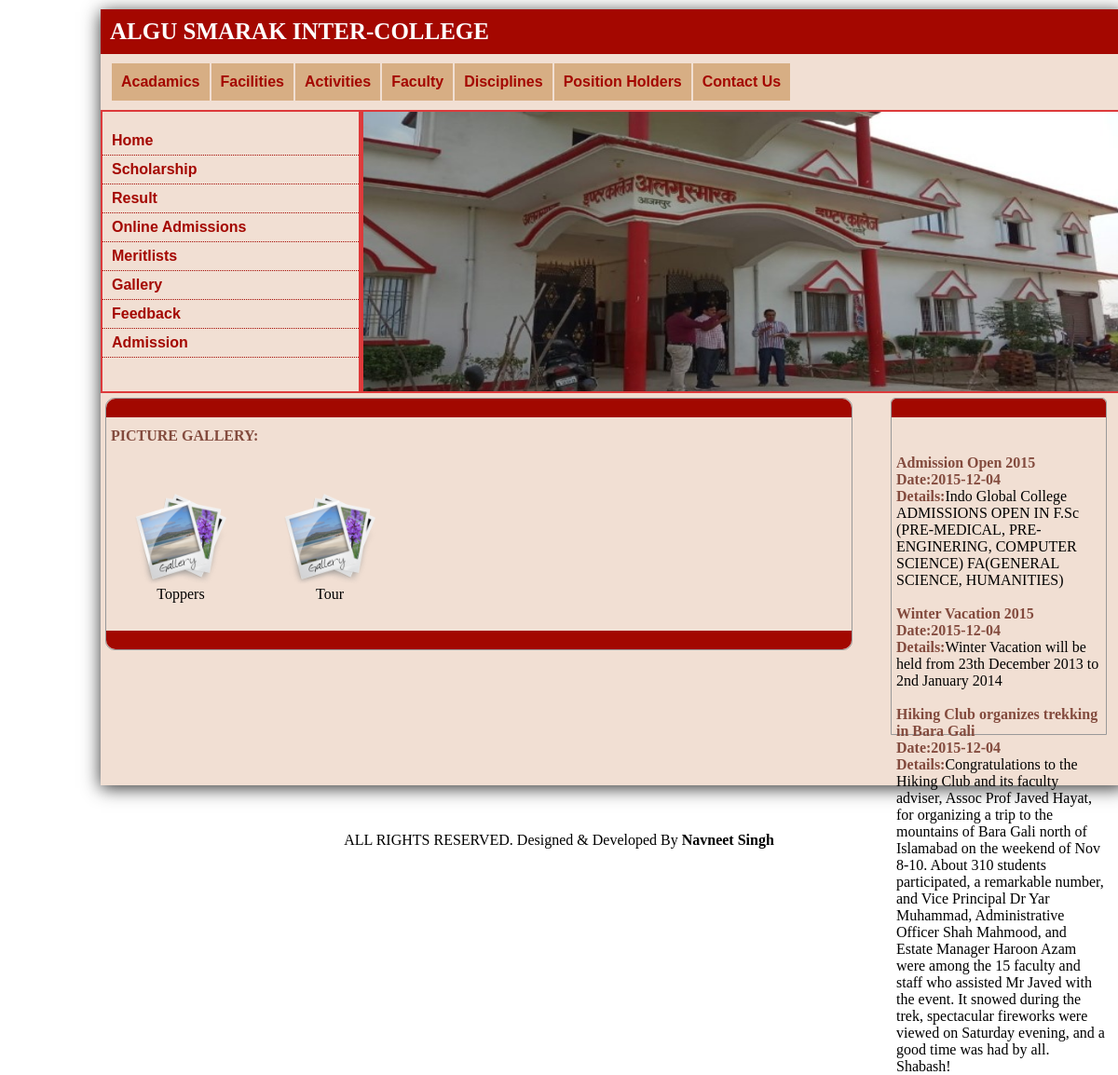
/gallery.php, run on the app's committed database.
### tables this page shows
CREATE TABLE IF NOT EXISTS `albums` (
  `albumid` int(11) NOT NULL AUTO_INCREMENT,
  `name` varchar(50) NOT NULL DEFAULT '',
  `desc` varchar(100) NOT NULL DEFAULT '',
  PRIMARY KEY (`albumid`)
);

CREATE TABLE IF NOT EXISTS `news` (
  `nid` int(11) NOT NULL AUTO_INCREMENT,
  `heading` varchar(100) NOT NULL,
  `details` text NOT NULL,
  `date` date NOT NULL,
  PRIMARY KEY (`nid`)
);

### gallery.php (the view, shortened to what this page needs)
<?php
include 'config.php';
?>
<!DOCTYPE html PUBLIC "-//W3C//DTD XHTML 1.0 Transitional//EN" "http://www.w3.org/TR/xhtml1/DTD/xhtml1-transitional.dtd">
<html xmlns="http://www.w3.org/1999/xhtml">
<head>
<link rel="stylesheet" href="style.css" type="text/css" />
</head>
<body>
<div class="wrapper">
	<div id="header">ALGU SMARAK INTER-COLLEGE</div>
    <div id="menu">
    	<ul>
        	<li><a href="user_academics.php" title="Acadamics">Acadamics</a></li>
            <li><a href="facility.php" title="Facities">Facilities</a></li>
            <li><a href="user_activities.php" title="Activities">Activities</a></li>
            <li><a href="faculty.php" title="Faculty">Faculty</a></li>
            <li><a href="discipline.php" title="Disciplines">Disciplines</a></li>
            <li><a href="position_holder.php" title="Position Holders">Position Holders</a></li>
            <li><a href="contact.php" title="Contact Us">Contact Us</a></li>
        </ul>
        <br />
<br style="clear:both;" />
    </div>
    <div class="head">
   	  <div class="sidebar_menu"
         >
        	<ul>
            	<li><a href="index.php" title="Home">Home</a></li>
        <li><a href="scholarship.php" title="Scholarship">Scholarship</a></li>
        <li><a href="result.php" title="Result">Result</a></li>
        <li><a href="addmision_form.php" title="Online Admissions">Online Admissions</a></li>
        <li><a href="meritlist.php" title="Meritlists">Meritlists</a></li>
        <li><a href="gallery.php" title="Gallery">Gallery</a></li>
        <li><a href="user_feedback.php" title="Feedback">Feedback</a></li>
        <li><a href="all_admissions.php" title="Admission">Admission</a></li>
        	</ul>
        </div>
        <div id="slide">
        <img src="images/dav image.jpg" height="300px" width="100%" />
        </div>
    </div>
    <div class="content">
    	<div class="content_div"></div>
        <h4 class="bold">PICTURE GALLERY:</h4>
         <p class="para">
       <?php
				$albums=mysqli_query($conn,"select * from albums");
				while($pic=mysqli_fetch_array($albums))
				{
					$id=$pic['albumid'];
					echo '<div style="float:left;margin:30px;">';
					echo "<div>
					<a href='view_pictures.php?alid=$id' title='View Images'>
					<img src='images2/fotor.png' style='height:100px;width:100px;'/>
					</a>
					</div>";
					echo '<div style="text-align:center;">'.$pic['name'].'</div>';
					echo '</div>';
				}
               ?>
       <div class="content_foot"></div>
        </p>
    </div>
    <div class="sidebar">
    	<div class="sidebar_content"></div>
        <div class="ads">
        <marquee direction="up" scrollamount="2" id='scroll_stop' style="height:300px;" onMouseOver="document.getElementById('scroll_stop').stop();" onMouseOut="document.getElementById('scroll_stop').start();">
        <?php
        $result=mysqli_query($conn,"select * from  news");
		while($test=mysqli_fetch_array($result))
        {
        ?>
       <?php echo '<strong>'.$test['heading'].'</strong>'.'<br />';?>
        <?php echo '<strong>Date:'.$test['date'].'</strong>'.'<br />';?>
		 <?php echo '<strong>Details:</strong>'.$test['details'].'<br /><br/>';}?>
        </marquee>
        </div>
    </div>
    <br style="clear:both;" /><br /><br />
<br />
</div>
 <?php
 include 'footer.php';
 ?>
</body>
</html>

### style.css (style rules this page uses)
body { background:#FFF; }
.wrapper { height:auto; width:1100px; box-shadow: 0px 3px 18px #333333; background:#F1DFD3; margin:10px 100px 50px 100px; }
#header { background:#A40700; margin:0px; color:#FFF; font-size:25px; font-weight:bold; padding-top:10px; padding-left:10px; padding-bottom:10px; font-family:Georgia, serif; }
#menu { background:#F1DFD3; height:auto; margin:0px 0px 10px 0px; width:1100px; letter-spacing: -0px; }
#menu ul { margin:10px auto 0px 5px; padding-left:5px; }
#menu ul li { list-style-type:none; float:left; font-weight:bolder; font-family:Arial, Helvetica, sans-serif; display:block; line-height:40px; background:#D7AE84; margin-left:2px; padding:0px 10px 0px 10px; }
#menu ul li a { text-decoration:none; color:#A40700; }
.head { width:100%; height:304px; background:#DD3A3B; }
.sidebar_menu { height:300px; width:25%; background:#F1DFD3; border:solid 2px #DD3A3B; padding:0px auto auto -10px; float:left; }
.sidebar_menu ul li { list-style-type:none; border-bottom:dotted 1px #A40700; margin-left:-40px; padding-left:10px; }
.sidebar_menu ul li a { text-decoration:none; display:block; line-height:30px; font-family:Arial, Helvetica, sans-serif; font-weight:bold; color:#A40700; }
#slide { height:300px; width:74.2%; background:#F1DFD3; border:solid 2px #DD3A3B; float:right; }
.content { height:auto; background:#F1DFD3; border:#999 1px solid; width:800px; margin:5px auto auto 5px; border-radius:10px; float:left; }
.content_div { background-color:#A20800; height:20px; border-top-left-radius:10px; border-top-right-radius:10px; width:800px; float:left; }
.content_foot { background-color:#A20800; height:20px; border-bottom-left-radius:10px; border-bottom-right-radius:10px; width:800px; float:left; position:relative; }
.para { margin:0px 5px auto auto; padding-right:5px; text-align:left; margin-left:5px; padding-bottom:0px; height:auto; }
.bold { text-align:left; color:#834B3E; padding-top:10px; padding-left:5px; }
.sidebar { height:auto; width:230px; border:#999 1px solid; float:right; margin:5px 20px auto 10px; border-top-left-radius:5px; border-top-right-radius:5px; }
.sidebar_content { background-color:#A20800; height:20px; border-top-left-radius:5px; border-top-right-radius:5px; width:230px; }
.ads { padding-left:5px; padding-top:40px; }
.ads strong { color:#834B3E; }

### data on the page
albums: name "Toppers"
albums: name "Tour"
news: heading "Admission Open 2015", date "2015-12-04", details "Indo Global College ADMISSIONS OPEN IN F.Sc (PRE-MEDICAL, PRE-ENGINERING, COMPUTER SCIENCE) FA(GENERAL SCIENCE, HUMANITIES)"
news: heading "Winter Vacation 2015", date "2015-12-04", details "Winter Vacation will be held from 23th December 2013 to 2nd January 2014"
news: heading "Hiking Club organizes trekking in Bara Gali", date "2015-12-04", details "Congratulations to the Hiking Club and its faculty adviser, Assoc Prof Javed Hayat, for organizing a trip to the mountains of Bara Gali north of Islamabad on the weekend of Nov 8-10. About 310 students participated, a remarkable number, and Vice Principal Dr Yar Muhammad, Administrative Officer Shah Mahmood, and Estate Manager Haroon Azam were among the 15 faculty and staff who assisted Mr Javed with the event. It snowed during the trek, spectacular fireworks were viewed on Saturday evening, and a good time was had by all. Shabash!"
